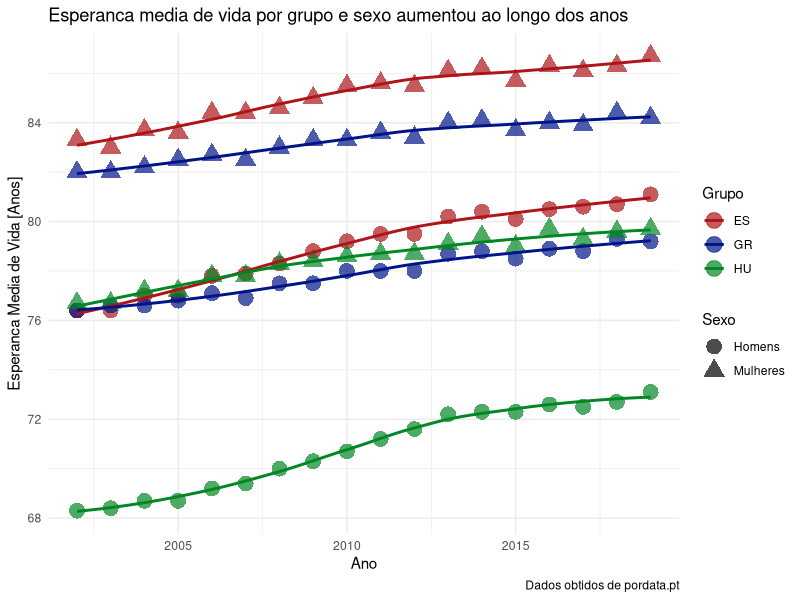

Write the R code that produced this figure.
library(tidyverse)
library(readxl)
library(ggrepel)

emv <- read_excel('EsperancaVida.xlsx', range = 'A9:CY70', col_names = FALSE)
tibblEmv <- as_tibble(emv)

#TODO SUBSTITUIR O LOOP POR UMA FORMA MAIS COMPACTA
#tibblEmv[1,] <-  map_at(tibblEmv,.at = 2:length(tibblEmv[1,]),as.list(sapply(strsplit(as.character(tibblEmv[1,]),split = " "), `[`, 1)))
#tibblEmv[1,3]
#map(tibblEmv[1,],str_c(tibblEmv[1,],'T',sep = '_'))

for (i in 2:ncol(tibblEmv)) {
  tibblEmv[1,i] <- sapply(strsplit(as.character(tibblEmv[1,i]),split = " "), `[`, 1)
  if(i<36) {
    tibblEmv[1,i] <- str_c(tibblEmv[1,i],'Total',sep = '_')
  }
  if(i>=36 & i<70 ) {
    tibblEmv[1,i] <- str_c(tibblEmv[1,i],'Homens',sep = '_')
  }
  if (i>=70){
    tibblEmv[1,i] <- str_c(tibblEmv[1,i],'Mulheres',sep = '_')
  }
}

colnames(tibblEmv) <- tibblEmv[1,]
colnames(tibblEmv)[1] <- 'Ano'
tibblEmv <- slice(tibblEmv,-1)

tibblEmv %>%
  pivot_longer(UE27_Total:CH_Mulheres,names_to = 'GS',values_to = 'EMV',values_transform = list(EMV = as.numeric)) %>%
    separate(GS,c('Grupo','Sexo'),sep = '_') %>%
  filter((Grupo == 'ES'| Grupo == 'GR'|Grupo == 'HU') &
           (between(Ano,2002,2019)) &
           (Sexo == 'Homens'|Sexo == 'Mulheres')) %>%
  ggplot(aes(x = Ano, y = EMV,Group = Grupo,colour = Grupo,shape = Sexo))+
  #ggrepel::geom_label_repel(aes(label =  max(tibblEmv$EMV)),  ---> tentativa de criar labels com os
  #                          size = 6,                              valores dos pontos
  #                          label.size = 0,
  #                          segment.color = NA)
  geom_point(size = 5, alpha = 0.7)+
  geom_smooth(se = F)+
  theme_minimal()+
  scale_color_manual(values=c("#ad1519", "#001489",'#008724'))+
  labs(title = 'Esperanca media de vida por grupo e sexo aumentou ao longo dos anos',
       caption = 'Dados obtidos de pordata.pt',
       y = 'Esperanca Media de Vida [Anos]')
